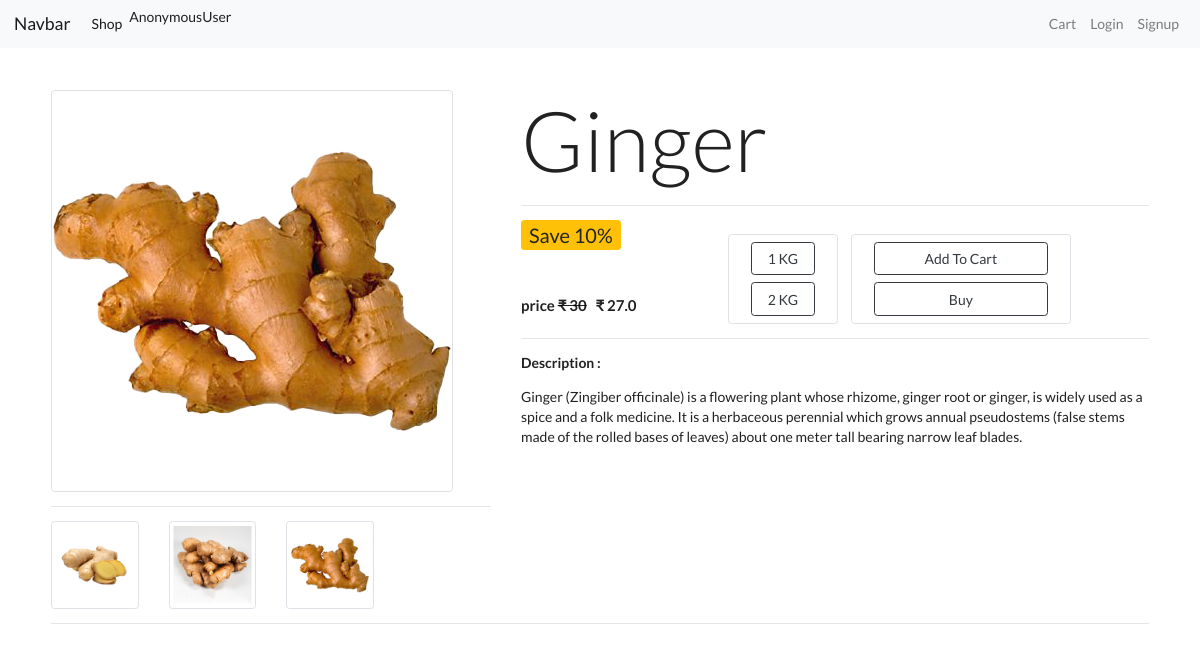
The app's page /product/4 with its own data.
### app/models.py (models this page shows)
class product(models.Model):
    name=models.CharField(max_length=50)
    discription=models.CharField(max_length=500 )
    price=models.IntegerField(default=0)
    active = models.BooleanField(default=True)
    discount=models.IntegerField(default=0)
    file = models.FileField(upload_to='uploads/files',blank=True)
    thumbnil=models.ImageField(upload_to="uploads/thumbnils")
    link=models.CharField(null=True,blank=True,max_length=200)
    fileSize=models.CharField(null=True,max_length=10)
    Quantity=models.IntegerField(default=1)

class ProductImages(models.Model):
    product=models.ForeignKey(product,default=None,on_delete=models.CASCADE)
    image=models.ImageField(upload_to="uploads/images",blank=True)

### app/views.py (the view)
# urls.py: path('product/<int:product_id>',productDetails,name='details'),
def productDetails(request,product_id):
    products=product.objects.get(id=product_id)
    images=ProductImages.objects.filter(product=product_id)
    return render(request,"product_detail.html",{'products':products, 'images':images})

### app/templatetags/custom_filters.py (called while the page is built)
@register.filter(name='rupee')
def addRupeeSign(value):
    return f'₹ {value}'

@register.filter(name='sale_price')
def getSalePrice(product):
    if (product.Quantity==1):
        return (product.price - (product.price * (product.discount/100)))
    elif(product.Quantity==2):
        return((product.price - (product.price * (product.discount/100)))*2)
    elif(product.Quantity==0.50):
        return((product.price - (product.price * (product.discount/100)))/2)

### app/templates/product_detail.html (shortened to what this page needs)
{% extends 'base.html' %}
{% load custom_filters %}
{% block content %}
<div class='container mt-4 p-4'>
    <div class="row">
        <div class='col-5'>
            <img id="mainImage" src="{{products.thumbnil.url}}" class="img-fluid border rounded"/>
            <hr/>
            <div class='row'>
                {% for image in images %}
                    <div class="col-3">
                        <img onclick="changeImage(event)" class="img-thumbnail"  src="{{image.image.url}}"/>
                    </div>
                {%endfor%}
            </div>
        </div>
        <div class='col-7'>
            <h4 class='display-1'>{{products.name}}</h4>
            <hr/>
            <div class='row'>
            <div class="col-4">
                <p class='display-8 badge badge-warning'>Save {{products.discount}}%</p>
                <h4 id="pro">price <del>{{products.price |rupee}}</del> &nbsp; {{products |sale_price |rupee}}</h4>
            </div>    &nbsp
            <div class='col-2 border rounded mt-3'>
                <div class='p-2'>
                    <a href="" class= "btn btn-outline-dark btn-block " id="one">1 KG</a>
                    <a href="" class= "btn btn-outline-dark btn-block">2 KG</a>
                </div>
            </div>
            <div class='col-4 border rounded mt-3'>
                <div class='p-2'>
                    <a href="" class= "btn btn-outline-dark btn-block">Add To Cart</a>
                    <a href="" class= "btn btn-outline-dark btn-block">Buy</a>
                </div>
            </div>
            </div>
            <hr/>
            <p><b>Description :</b></p>
            <p>
                {{products.discription}}
            </p>
        </div>
    </div>
    <hr/>
</div>
{%load static%}
{% endblock %}

### app/static/app/css/common.css (style rules this page uses)
.display-8 { font-size: 20px; font-weight: 400; }

### records on screen
product: thumbnil (picture), name "Ginger", discount "10", price "₹ 30", Quantity+price+discount "₹ 27.0", discription "Ginger (Zingiber officinale) is a flowering plant whose rhizome, ginger root or ginger, is widely used as a spice and a folk medicine. It is a herbaceous perennial which grows annual pseudostems (false stems made of the rolled bases of leaves) about one meter tall bearing narrow leaf blades."
ProductImages: image (picture)
ProductImages: image (picture)
ProductImages: image (picture)

### other values on screen
{{ request.user }} "AnonymousUser"
